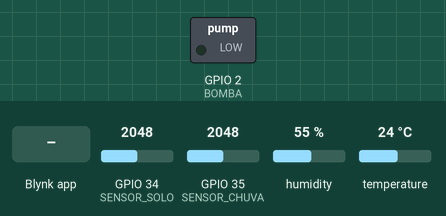
Recording of a sketch running on a simulated ESP32. Shown: switched loads named in the sketch (green lamp = pin HIGH). The inputs (shaded band) are chosen by the test bench; at power-on: GPIO 34 (SENSOR_SOLO) = 2048, GPIO 35 (SENSOR_CHUVA) = 2048, humidity 55 %, temperature 24 °C. WiFi joins after 1.5 s; servers stay silent unless stated.

Above: at 3.0 s.
3.1 s: Blynk app writes 1 to V0
At 3.7 s:
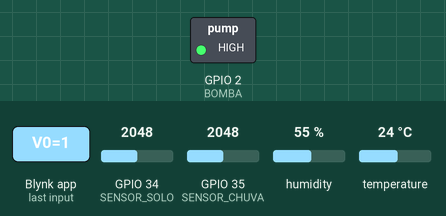
4.6 s: Blynk app writes 0 to V0
At 4.9 s:
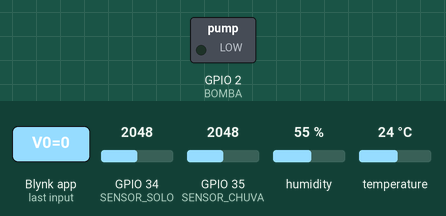
6.1 s: Blynk app writes 200 to V0
At 7.2 s:
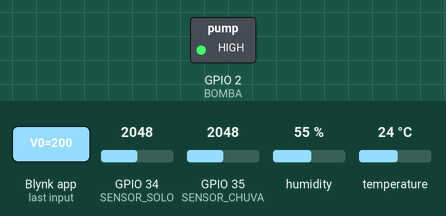
Timing chart, 0 to 9.1 s (numbered marks = the images above; inputs shaded):
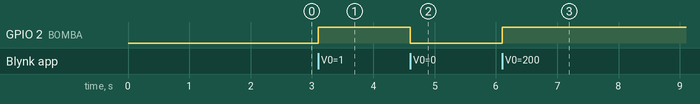

Measured:
- after the input at 3.1 s, GPIO 2 (BOMBA): LOW → HIGH at once
- after the input at 4.6 s, GPIO 2 (BOMBA): HIGH → LOW at once
- after the input at 6.1 s, GPIO 2 (BOMBA): LOW → HIGH at once

The sketch:

IoT_Irregation_System.ino
```cpp
/*
*Autor: Erivelto Clénio da Costa e Silva
*Data de Inicio: 04-07-2022
*Data de Ultima Actualização:05/07/2022
*Para: Salomão e Colegas
*Instituto Médio:
*Descrição: Sistema de Irrigação Inteligente
*Objectivo: Fazer um sistema que permite monitorar o nivel de humidadeAmbiente de solo de uma plantação,
*bem como controlar a temperatura, humidadeAmbiente ambiente e o nível e intensidade de chuvas.
*Microcontrolador: ESP32
*Sensores: DHT11(Temperatura e humidadeAmbiente), humidadeAmbiente de solo, Chuva
*Atuadores: Bomba
*/

// Template ID, Device Name and Auth Token are provided by the Blynk.Cloud
// See the Device Info tab, or Template settings
#define BLYNK_TEMPLATE_ID           "TMPLbTdntheI"
#define BLYNK_DEVICE_NAME           "Quickstart Device"
#define BLYNK_AUTH_TOKEN            "2NmrFW53-PVDn9C2UAtVG8m5WXRsCnmV"


// Comment this out to disable prints and save space
#define BLYNK_PRINT Serial
#define DHTTYPE DHT11

#define BOMBA 2
#define DHTPIN 15
#define SENSOR_SOLO 34
#define SENSOR_CHUVA 35

#include "DHT.h"
#include <WiFi.h>
#include <WiFiClient.h>
#include <BlynkSimpleEsp32.h>

char auth[] = BLYNK_AUTH_TOKEN;

// Your WiFi credentials.
// Set password to "" for open networks.
char ssid[] = "OTLEVIRE";
char pass[] = "123456789";

BlynkTimer timer;
DHT dht(DHTPIN, DHTTYPE);


//Objectivo: Receber o estado do botão e ligar a bomba caso receba 1,
//           e desligar a bomba caso recebem 0.
BLYNK_WRITE(V0)
{
  // Recebe o valor do pin V0 para uma variavel.
  int value = param.asInt();
  if(value)
    ligarBomba();
  else
    desligarBomba();
}

// This function is called every time the device is connected to the Blynk.Cloud
BLYNK_CONNECTED()
{
  // Change Web Link Button message to "Congratulations!"
  Blynk.setProperty(V3, "offImageUrl", "https://static-image.nyc3.cdn.digitaloceanspaces.com/general/fte/congratulations.png");
  Blynk.setProperty(V3, "onImageUrl",  "https://static-image.nyc3.cdn.digitaloceanspaces.com/general/fte/congratulations_pressed.png");
  Blynk.setProperty(V3, "url", "https://docs.blynk.io/en/getting-started/what-do-i-need-to-blynk/how-quickstart-device-was-made");
}

//Objectivo: Função chamada a casa 2segundo que envia os dados ao Blynk
void enviarDadosParaBlynk()
{
  //V0--bomba(int)
  //V4--Humid. Solo(int)
  //V5--Temperatura(float)
  //V6--Humid.Ambiente(float)
  //V7--Clima(string)

  float humidadeAmbiente = dht.readHumidity();
  float temperatura = dht.readTemperature();

  // Verifica se os dados dos sensores são váidos.
  if (isnan(humidadeAmbiente) || isnan(temperatura)) {
    temperatura = humidadeAmbiente=1;
  }

  int humidadeSolo = map(analogRead(SENSOR_SOLO), 0, 4095, 0, 100);
  int chuva = 100- map(analogRead(SENSOR_CHUVA), 0, 4095, 0, 100);

  String estadoChuva = "";
  if(chuva>70)
    estadoChuva="Chuva Forte-";
  else if(chuva>50)
    estadoChuva="Chuva Normal-";
  else if(chuva>20)
    estadoChuva = "Serenando-";
  else
    estadoChuva = "Sem Chuva-";

  estadoChuva += (String) chuva;
  estadoChuva += "%";

  //Parte que envia os dados ao Blynk
  Blynk.virtualWrite(V4, humidadeSolo);
  Blynk.virtualWrite(V5, temperatura);
  Blynk.virtualWrite(V6, humidadeAmbiente);
  Blynk.virtualWrite(V7, estadoChuva);
}

void setup()
{
  pinMode(BOMBA, OUTPUT);
  digitalWrite(BOMBA, LOW);
  dht.begin();
  Serial.begin(115200);
  Blynk.begin(auth, ssid, pass);
  // Chama a função para enviar os dados no Blynk a cada 2 segundos
  timer.setInterval(2000L, enviarDadosParaBlynk);
}

void loop()
{
  Blynk.run();
  timer.run();
}

void ligarBomba()
{
  digitalWrite(BOMBA, HIGH);
}

void desligarBomba()
{
  digitalWrite(BOMBA, LOW);
}
```
